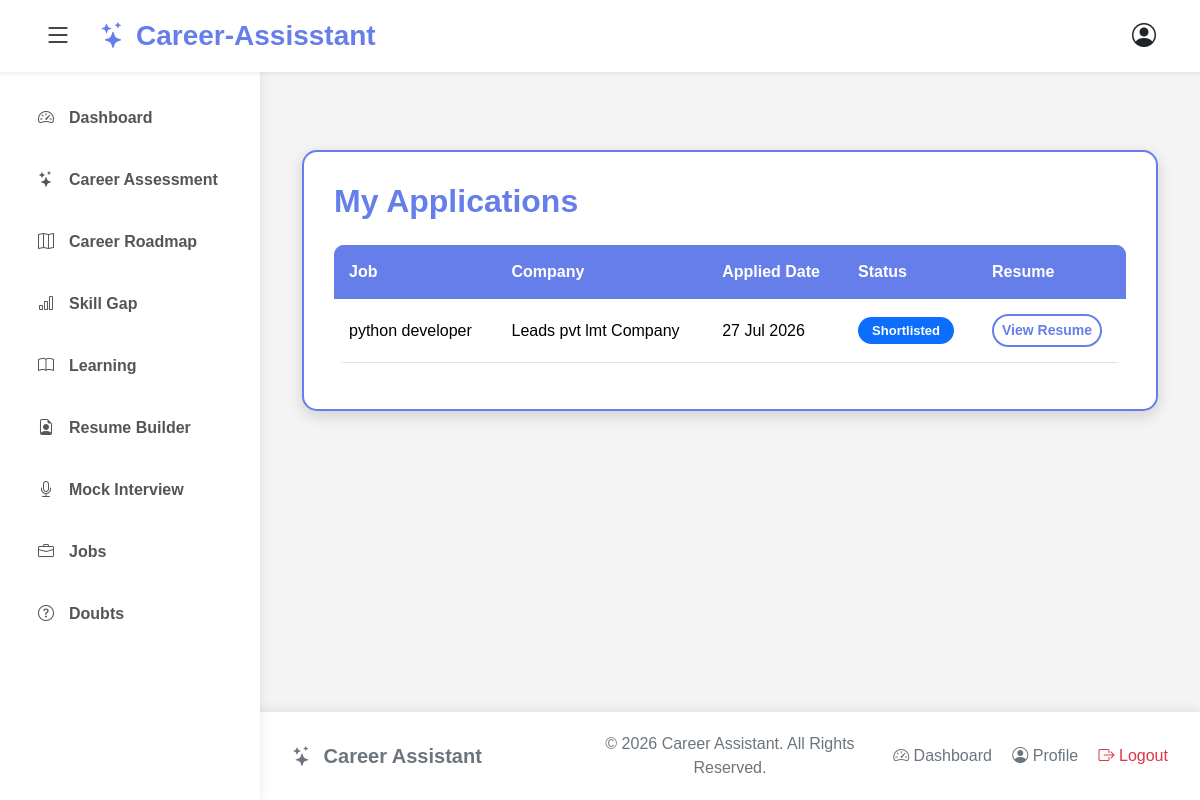
/my-applications/ (signed in), run on the app's committed database.
### careerproject/models.py (models this page shows, shortened)
class JobApplication(models.Model):
    STATUS_CHOICES = (
        ("Applied", "Applied"),
        ("Shortlisted", "Shortlisted"),
        ("Selected", "Selected"),
        ("Rejected", "Rejected"),
    )
    student = models.ForeignKey(
        StudentProfile,
        on_delete=models.CASCADE
    )
    job = models.ForeignKey(
        Job,
        on_delete=models.CASCADE
    )
    resume = models.ForeignKey(
        Resume,
        on_delete=models.CASCADE
    )
    applied_at = models.DateTimeField(auto_now_add=True)
    status = models.CharField(
        max_length=20,
        choices=STATUS_CHOICES,
        default="Applied"
    )
    class Meta:
        unique_together = ("student", "job")

class Job(models.Model):
    company = models.ForeignKey(CompanyProfile, on_delete=models.CASCADE)
    job_title = models.CharField(max_length=100)
    description = models.TextField()
    location = models.CharField(max_length=100)
    STATUS_CHOICES = (
    ('Open', 'Open'),
    ('Closed', 'Closed'),
    )
    status = models.CharField(max_length=10, choices=STATUS_CHOICES, default='Open'
    )
    JOBTYPE_CHOICES = (
            ('Full Time', 'Full Time'),
            ('Part Time', 'Part Time'),
            ('Internship', 'Internship'),
            ('Remote', 'Remote'),
    )
    job_type = models.CharField(max_length=20, choices=JOBTYPE_CHOICES)
    salary = models.CharField(max_length=50, blank=True)
    skills_required = models.TextField()
    deadline = models.DateField()
    posted_on = models.DateTimeField(auto_now_add=True)
    APPROVAL_CHOICES = (
        ('Pending', 'Pending'),
        ('Approved', 'Approved'),
        ('Rejected', 'Rejected'),
    )
    approval_status = models.CharField(
        max_length=20,
        choices=APPROVAL_CHOICES,
        default='Pending'
    )

class CompanyProfile(models.Model):
    user = models.OneToOneField(CustomUser, on_delete=models.CASCADE)
    company_name = models.CharField(max_length=150)
    phone = models.CharField(max_length=15, blank=True)
    website = models.URLField(blank=True)
    location = models.CharField(max_length=100, blank=True)
    INDUSTRY_CHOICES = (
    ('IT', 'Information Technology'),
    ('Finance', 'Finance'),
    ('Healthcare', 'Healthcare'),
    ('Education', 'Education'),
    ('E-Commerce', 'E-Commerce'),
    ('Manufacturing', 'Manufacturing'),
    ('Telecommunications', 'Telecommunications'),
    ('Marketing', 'Marketing'),
    ('Other', 'Other'),
    )
    industry = models.CharField(max_length=100, choices=INDUSTRY_CHOICES, blank=True)

### careerproject/views.py (the view)
# urls.py: path("my-applications/", views.my_applications, name="my_applications"),
@login_required
def my_applications(request):
    if request.user.role != "student":
        messages.error(request, "Only students can access this page.")
        return redirect("dashboard")
    student = StudentProfile.objects.get(user=request.user)
    applications = JobApplication.objects.filter(
        student=student
    ).order_by("-applied_at")
    return render(
        request,
        "student_module/applications/my_applications.html",
        {
            "applications": applications
        }
    )

### templates/student_module/applications/my_applications.html (shortened to what this page needs)
{% extends "common/base_private.html" %}
{% load static %}
{% block css %}
<link rel="stylesheet" href="{% static 'css/my_applications.css' %}">
{% endblock %}
{% block content %}
<div class="container mt-5">
<div class="application-card">
<h2 class="application-title">
My Applications
</h2>
{% if applications %}
<table class="table application-table">
<thead class="application-header">
<tr>
<th>Job</th>
<th>Company</th>
<th>Applied Date</th>
<th>Status</th>
<th>Resume</th>
</tr>
</thead>
<tbody>
{% for app in applications %}
<tr>
<td>{{ app.job.job_title }}</td>
<td>{{ app.job.company.company_name }}</td>
<td>{{ app.applied_at|date:"d M Y" }}</td>
<td>
{% if app.status == "Applied" %}
<span class="status-applied">Applied</span>
{% elif app.status == "Shortlisted" %}
<span class="badge bg-primary">Shortlisted</span>
{% elif app.status == "Interview" %}
<span class="badge bg-info text-dark">Interview</span>
{% elif app.status == "Selected" %}
<span class="badge bg-success">Selected</span>
{% elif app.status == "Rejected" %}
<span class="badge bg-danger">Rejected</span>
{% endif %}
</td>
<td>
<a
href="{% url 'resume_preview' app.resume.id %}"
class="btn btn-sm btn-outline-primary">
View Resume
</a>
</td>
</tr>
{% endfor %}
</tbody>
</table>
{% endif %}
</div>
</div>
{% endblock %}

### static/css/private.css (style rules this page uses)
* { margin:0; padding:0; box-sizing:border-box; }
body { font-family:'Segoe UI',sans-serif; background:#f5f7fb; min-height:100vh; display:flex; flex-direction:column; }
html,body { height:100%; }
body { display:flex; flex-direction:column; min-height:100vh; }

### static/css/my_applications.css (style rules this page uses)
body { background-color:#f4f4f4; font-family:Arial, sans-serif; }
.application-card { background:white; border:2px solid #667eea; border-radius:15px; padding:30px; box-shadow:0 5px 15px rgba(0,0,0,0.15); transition:0.3s ease; }
.application-title { color:#667eea; font-weight:bold; margin-bottom:25px; }
.application-table { border-radius:10px; overflow:hidden; }
.application-table thead { background:#667eea !important; color:white; }
.application-table th { padding:15px; font-weight:bold; }
.application-table td { padding:15px; vertical-align:middle; }
.application-table tbody tr { transition:0.3s ease; }
.badge { padding:7px 14px; border-radius:20px; font-size:13px; }
.btn-outline-primary { border:2px solid #667eea; color:#667eea; border-radius:20px; font-weight:bold; transition:0.3s ease; }
.application-header { background-color:#667eea; color:white; }
.application-header th { background-color:#667eea !important; color:white !important; padding:15px; font-weight:bold; border:none; }

### data on the page
JobApplication: job.job_title "python developer", job.company.company_name "Leads pvt lmt Company", applied_at "27 Jul 2026", status "Shortlisted"
